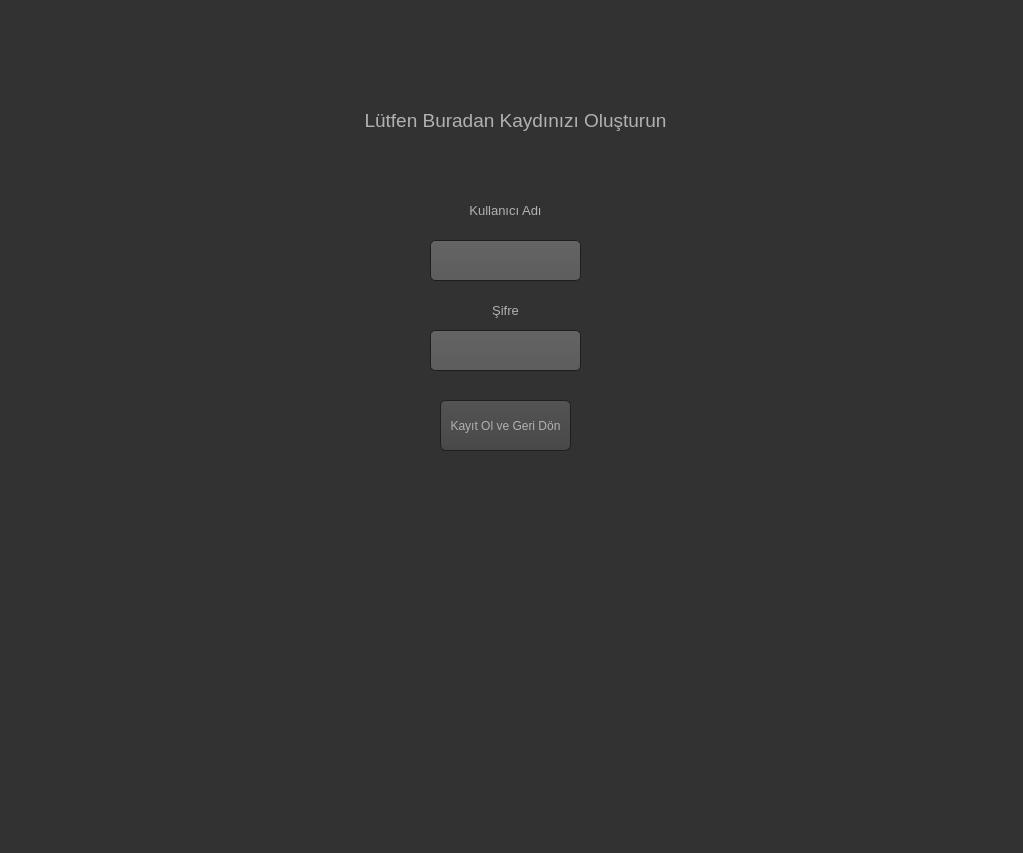
<?xml version="1.0" encoding="UTF-8"?>
<ui version="4.0">
 <class>SignUpPage</class>
 <widget class="QMainWindow" name="SignUpPage">
  <property name="geometry">
   <rect>
    <x>0</x>
    <y>0</y>
    <width>1023</width>
    <height>853</height>
   </rect>
  </property>
  <property name="windowTitle">
   <string>MainWindow</string>
  </property>
  <property name="styleSheet">
   <string notr="true">QToolTip
{
     border: 1px solid black;
     background-color: #D1DBCB;
     padding: 1px;
     border-radius: 3px;
     opacity: 100;
}

QWidget
{
    color: #b1b1b1;
    background-color: #323232;
}

QWidget:item:hover
{
    background-color: QLinearGradient( x1: 0, y1: 0, x2: 0, y2: 1, stop: 0 #D1DBCB, stop: 1 #b2b6af);
    color: #000000;
}

QWidget:item:selected
{
    background-color: QLinearGradient( x1: 0, y1: 0, x2: 0, y2: 1, stop: 0 #D1DBCB, stop: 1 #b2b6af);
}

QMenuBar::item
{
    background: transparent;
}

QMenuBar::item:selected
{
    background: transparent;
    border: 1px solid #fdf6e3;
}

QMenuBar::item:pressed
{
    background: #444;
    border: 1px solid #000;
    background-color: QLinearGradient(
        x1:0, y1:0,
        x2:0, y2:1,
        stop:1 #212121,
        stop:0.4 #343434/*,
        stop:0.2 #343434,
        stop:0.1 #fdf6e3*/
    );
    margin-bottom:-1px;
    padding-bottom:1px;
}

QMenu
{
    border: 1px solid #000;
}

QMenu::item
{
    padding: 2px 20px 2px 20px;
}

QMenu::item:selected
{
    color: #000000;
}

QWidget:disabled
{
    color: #404040;
    background-color: #323232;
}

QAbstractItemView
{
    background-color: QLinearGradient( x1: 0, y1: 0, x2: 0, y2: 1, stop: 0 #4d4d4d, stop: 0.1 #646464, stop: 1 #5d5d5d);
}

QWidget:focus
{
    /*border: 2px solid QLinearGradient( x1: 0, y1: 0, x2: 0, y2: 1, stop: 0
     #D1DBCB, stop: 1 #b2b6af);*/
}

QLineEdit
{
    background-color: QLinearGradient( x1: 0, y1: 0, x2: 0, y2: 1, stop: 0 #4d4d4d, stop: 0 #646464, stop: 1 #5d5d5d);
    padding: 1px;
    border-style: solid;
    border: 1px solid #1e1e1e;
    border-radius: 5;
}

QPushButton
{
    color: #b1b1b1;
    background-color: QLinearGradient( x1: 0, y1: 0, x2: 0, y2: 1, stop: 0 #565656, stop: 0.1 #525252, stop: 0.5 #4e4e4e, stop: 0.9 #4a4a4a, stop: 1 #464646);
    border-width: 1px;
    border-color: #1e1e1e;
    border-style: solid;
    border-radius: 6;
    padding: 3px;
    font-size: 12px;
    padding-left: 5px;
    padding-right: 5px;
}

QPushButton:pressed
{
    background-color: QLinearGradient( x1: 0, y1: 0, x2: 0, y2: 1, stop: 0 #2d2d2d, stop: 0.1 #2b2b2b, stop: 0.5 #292929, stop: 0.9 #282828, stop: 1 #252525);
}

QComboBox
{
    selection-background-color: #fdf6e3;
    background-color: QLinearGradient( x1: 0, y1: 0, x2: 0, y2: 1, stop: 0 #565656, stop: 0.1 #525252, stop: 0.5 #4e4e4e, stop: 0.9 #4a4a4a, stop: 1 #464646);
    border-style: solid;
    border: 1px solid #1e1e1e;
    border-radius: 5;
}

QComboBox:hover,QPushButton:hover
{
    border: 2px solid QLinearGradient( x1: 0, y1: 0, x2: 0, y2: 1, stop: 0
    #D1DBCB, stop: 1 #b2b6af);
}


QComboBox:on
{
    padding-top: 3px;
    padding-left: 4px;
    background-color: QLinearGradient( x1: 0, y1: 0, x2: 0, y2: 1, stop: 0 #2d2d2d, stop: 0.1 #2b2b2b, stop: 0.5 #292929, stop: 0.9 #282828, stop: 1 #252525);
    selection-background-color: #fdf6e3;
}

QComboBox QAbstractItemView
{
    border: 2px solid darkgray;
    selection-background-color: QLinearGradient( x1: 0, y1: 0, x2: 0, y2: 1,
     stop: 0 #D1DBCB, stop: 1 #b2b6af);
}

QComboBox::drop-down
{
     subcontrol-origin: padding;
     subcontrol-position: top right;
     width: 15px;

     border-left-width: 0px;
     border-left-color: darkgray;
     border-left-style: solid; /* just a single line */
     border-top-right-radius: 3px; /* same radius as the QComboBox */
     border-bottom-right-radius: 3px;
 }

QComboBox::down-arrow
{
     image: url(:/down_arrow.png);
}

QGroupBox:focus
{
border: 2px solid QLinearGradient( x1: 0, y1: 0, x2: 0, y2: 1, stop: 0
#D1DBCB, stop: 1 #b2b6af);
}

QTextEdit:focus
{
    border: 2px solid QLinearGradient( x1: 0, y1: 0, x2: 0, y2: 1, stop: 0
    #D1DBCB, stop: 1 #b2b6af);
}

QScrollArea:focus {
border: 1px solid black;
}

QScrollBar:horizontal {
     border: 1px solid #222222;
     background: QLinearGradient( x1: 0, y1: 0, x2: 0, y2: 1, stop: 0.0 #121212, stop: 0.2 #282828, stop: 1 #484848);
     height: 7px;
     margin: 0px 16px 0 16px;
}

QScrollBar::handle:horizontal
{
      background: QLinearGradient( x1: 0, y1: 0, x2: 1, y2: 0, stop: 0
      #D1DBCB, stop: 0.5 #b2b6af, stop: 1 #D1DBCB);
      min-height: 20px;
      border-radius: 2px;
}

QScrollBar::add-line:horizontal {
      border: 1px solid #1b1b19;
      border-radius: 2px;
      background: QLinearGradient( x1: 0, y1: 0, x2: 1, y2: 0, stop: 0
      #D1DBCB, stop: 1 #b2b6af);
      width: 14px;
      subcontrol-position: right;
      subcontrol-origin: margin;
}

QScrollBar::sub-line:horizontal {
      border: 1px solid #1b1b19;
      border-radius: 2px;
      background: QLinearGradient( x1: 0, y1: 0, x2: 1, y2: 0, stop: 0
      #D1DBCB, stop: 1 #b2b6af);
      width: 14px;
     subcontrol-position: left;
     subcontrol-origin: margin;
}

QScrollBar::right-arrow:horizontal, QScrollBar::left-arrow:horizontal
{
      border: 1px solid black;
      width: 1px;
      height: 1px;
      background: white;
}

QScrollBar::add-page:horizontal, QScrollBar::sub-page:horizontal
{
      background: none;
}

QScrollBar:vertical
{
      background: QLinearGradient( x1: 0, y1: 0, x2: 1, y2: 0, stop: 0.0 #121212, stop: 0.2 #282828, stop: 1 #484848);
      width: 7px;
      margin: 16px 0 16px 0;
      border: 1px solid #222222;
}

QScrollBar::handle:vertical
{
      background: QLinearGradient( x1: 0, y1: 0, x2: 0, y2: 1, stop: 0
      #D1DBCB, stop: 0.5 #b2b6af, stop: 1 #D1DBCB);
      min-height: 20px;
      border-radius: 2px;
}

QScrollBar::add-line:vertical
{
      border: 1px solid #1b1b19;
      border-radius: 2px;
      background: QLinearGradient( x1: 0, y1: 0, x2: 0, y2: 1, stop: 0
      #D1DBCB, stop: 1 #b2b6af);
      height: 14px;
      subcontrol-position: bottom;
      subcontrol-origin: margin;
}

QScrollBar::sub-line:vertical
{
      border: 1px solid #1b1b19;
      border-radius: 2px;
      background: QLinearGradient( x1: 0, y1: 0, x2: 0, y2: 1, stop: 0 #b2b6af,
      stop: 1 #D1DBCB);
      height: 14px;
      subcontrol-position: top;
      subcontrol-origin: margin;
}

QScrollBar::up-arrow:vertical, QScrollBar::down-arrow:vertical
{
      border: 1px solid black;
      width: 1px;
      height: 1px;
      background: white;
}


QScrollBar::add-page:vertical, QScrollBar::sub-page:vertical
{
      background: none;
}

QTextEdit
{
    background-color: #242424;
}

QPlainTextEdit
{
    background-color: #242424;
}

QHeaderView::section
{
    background-color: QLinearGradient(x1:0, y1:0, x2:0, y2:1, stop:0 #616161, stop: 0.5 #505050, stop: 0.6 #434343, stop:1 #656565);
    color: white;
    padding-left: 4px;
    border: 1px solid #6c6c6c;
}

QCheckBox:disabled
{
color: #414141;
}

QDockWidget::title
{
    text-align: center;
    spacing: 3px; /* spacing between items in the tool bar */
    background-color: QLinearGradient(x1:0, y1:0, x2:0, y2:1, stop:0 #323232, stop: 0.5 #242424, stop:1 #323232);
}

QDockWidget::close-button, QDockWidget::float-button
{
    text-align: center;
    spacing: 1px; /* spacing between items in the tool bar */
    background-color: QLinearGradient(x1:0, y1:0, x2:0, y2:1, stop:0 #323232, stop: 0.5 #242424, stop:1 #323232);
}

QDockWidget::close-button:hover, QDockWidget::float-button:hover
{
    background: #242424;
}

QDockWidget::close-button:pressed, QDockWidget::float-button:pressed
{
    padding: 1px -1px -1px 1px;
}

QMainWindow::separator
{
    background-color: QLinearGradient(x1:0, y1:0, x2:0, y2:1, stop:0 #161616, stop: 0.5 #151515, stop: 0.6 #212121, stop:1 #343434);
    color: white;
    padding-left: 4px;
    border: 1px solid #4c4c4c;
    spacing: 3px; /* spacing between items in the tool bar */
}

QMainWindow::separator:hover
{

    background-color: QLinearGradient(x1:0, y1:0, x2:0, y2:1, stop:0 #b2b6af,
    stop:0.5 #b56c17 stop:1 #D1DBCB);
    color: white;
    padding-left: 4px;
    border: 1px solid #6c6c6c;
    spacing: 3px; /* spacing between items in the tool bar */
}

QToolBar {
    border: 1px transparent #323232;
    background: 1px solid #323232;
}

QToolBar::handle
{
     spacing: 3px; /* spacing between items in the tool bar */
     background: url(:/images/handle.png);
}

QMenu::separator
{
    height: 2px;
    background-color: QLinearGradient(x1:0, y1:0, x2:0, y2:1, stop:0 #161616, stop: 0.5 #151515, stop: 0.6 #212121, stop:1 #343434);
    color: white;
    padding-left: 4px;
    margin-left: 10px;
    margin-right: 5px;
}

QProgressBar
{
    border: 2px solid grey;
    border-radius: 5px;
    text-align: center;
}

QProgressBar::chunk
{
    background-color: #b2b6af;
    width: 2.15px;
    margin: 0.5px;
}

QTabBar::tab {
    color: #b1b1b1;
    border: 1px solid #444;
    border-bottom-style: none;
    background-color: #323232;
    padding-left: 10px;
    padding-right: 10px;
    padding-top: 3px;
    padding-bottom: 2px;
    margin-right: -1px;
}

QTabWidget::pane {
    border: 1px solid #444;
    top: 1px;
}

QTabBar::tab:last
{
    margin-right: 0; /* the last selected tab has nothing to overlap with on the right */
    border-top-right-radius: 3px;
}

QTabBar::tab:first:!selected
{
 margin-left: 0px; /* the last selected tab has nothing to overlap with on the right */


    border-top-left-radius: 3px;
}

QTabBar::tab:!selected
{
    color: #b1b1b1;
    border-bottom-style: solid;
    margin-top: 3px;
    background-color: QLinearGradient(x1:0, y1:0, x2:0, y2:1, stop:1 #212121, stop:.4 #343434);
}

QTabBar::tab:selected
{
    border-top-left-radius: 3px;
    border-top-right-radius: 3px;
    margin-bottom: 0px;
}

QTabBar::tab:!selected:hover
{
    /*border-top: 2px solid #fdf6e3;
    padding-bottom: 3px;*/
    border-top-left-radius: 3px;
    border-top-right-radius: 3px;
    background-color: QLinearGradient(x1:0, y1:0, x2:0, y2:1, stop:1 #212121, stop:0.4 #343434, stop:0.2 #343434, stop:0.1 #fdf6e3);
}

QRadioButton::indicator:checked, QRadioButton::indicator:unchecked{
    color: #b1b1b1;
    background-color: #323232;
    border: 1px solid #b1b1b1;
    border-radius: 6px;
}

QRadioButton::indicator:checked
{
    background-color: qradialgradient(
        cx: 0.5, cy: 0.5,
        fx: 0.5, fy: 0.5,
        radius: 1.0,
        stop: 0.25 #fdf6e3,
        stop: 0.3 #323232
    );
}

QCheckBox::indicator{
    color: #b1b1b1;
    background-color: #323232;
    border: 1px solid #b1b1b1;
    width: 9px;
    height: 9px;
}

QRadioButton::indicator
{
    border-radius: 6px;
}

QRadioButton::indicator:hover, QCheckBox::indicator:hover
{
    border: 1px solid #fdf6e3;
}

QCheckBox::indicator:checked
{
    image:url(:/images/checkbox.png);
}

QCheckBox::indicator:disabled, QRadioButton::indicator:disabled
{
    border: 1px solid #444;
}</string>
  </property>
  <widget class="QWidget" name="centralwidget">
   <widget class="QPushButton" name="btn_kayit">
    <property name="geometry">
     <rect>
      <x>440</x>
      <y>400</y>
      <width>131</width>
      <height>51</height>
     </rect>
    </property>
    <property name="text">
     <string>Kayıt Ol ve Geri Dön</string>
    </property>
   </widget>
   <widget class="QLabel" name="label_kullaniciadi_kayit">
    <property name="geometry">
     <rect>
      <x>430</x>
      <y>200</y>
      <width>151</width>
      <height>21</height>
     </rect>
    </property>
    <property name="text">
     <string>&lt;html&gt;&lt;head/&gt;&lt;body&gt;&lt;p align=&quot;center&quot;&gt;&lt;span style=&quot; font-size:10pt;&quot;&gt;Kullanıcı Adı&lt;/span&gt;&lt;/p&gt;&lt;/body&gt;&lt;/html&gt;</string>
    </property>
   </widget>
   <widget class="QLabel" name="label_giris_kayit">
    <property name="geometry">
     <rect>
      <x>320</x>
      <y>100</y>
      <width>391</width>
      <height>41</height>
     </rect>
    </property>
    <property name="text">
     <string>&lt;html&gt;&lt;head/&gt;&lt;body&gt;&lt;p align=&quot;center&quot;&gt;&lt;span style=&quot; font-size:14pt;&quot;&gt;Lütfen Buradan Kaydınızı Oluşturun&lt;/span&gt;&lt;/p&gt;&lt;/body&gt;&lt;/html&gt;</string>
    </property>
   </widget>
   <widget class="QLineEdit" name="entry_kullanicadi_kayit">
    <property name="geometry">
     <rect>
      <x>430</x>
      <y>240</y>
      <width>151</width>
      <height>41</height>
     </rect>
    </property>
   </widget>
   <widget class="QLabel" name="label_sifre_kayit">
    <property name="geometry">
     <rect>
      <x>430</x>
      <y>300</y>
      <width>151</width>
      <height>21</height>
     </rect>
    </property>
    <property name="text">
     <string>&lt;html&gt;&lt;head/&gt;&lt;body&gt;&lt;p align=&quot;center&quot;&gt;&lt;span style=&quot; font-size:10pt;&quot;&gt;Şifre&lt;/span&gt;&lt;/p&gt;&lt;/body&gt;&lt;/html&gt;</string>
    </property>
   </widget>
   <widget class="QLineEdit" name="entry_sifre_kayit">
    <property name="geometry">
     <rect>
      <x>430</x>
      <y>330</y>
      <width>151</width>
      <height>41</height>
     </rect>
    </property>
   </widget>
  </widget>
  <widget class="QMenuBar" name="menubar">
   <property name="geometry">
    <rect>
     <x>0</x>
     <y>0</y>
     <width>1023</width>
     <height>26</height>
    </rect>
   </property>
  </widget>
  <widget class="QStatusBar" name="statusbar"/>
 </widget>
 <resources/>
 <connections/>
</ui>
